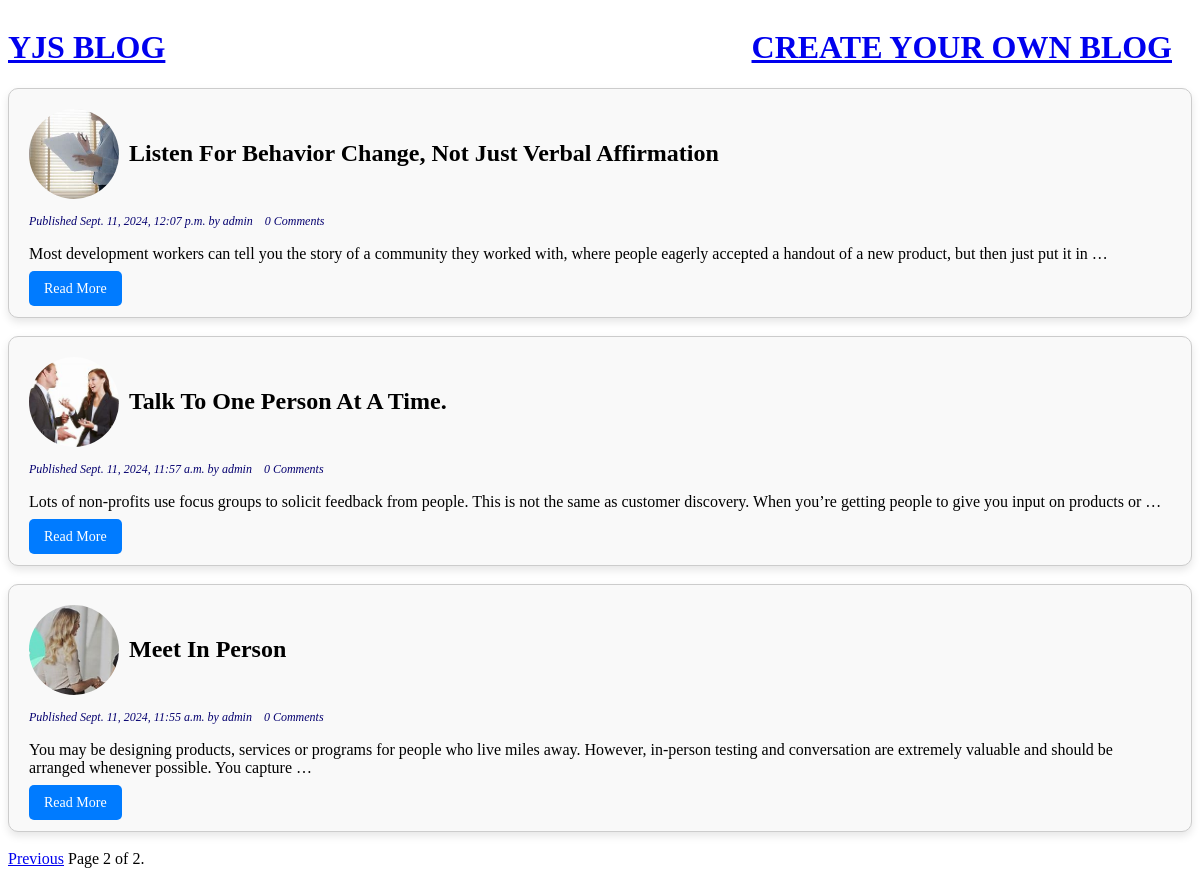
Screenshot of /?page=2 with the database file from the repository.
### blog/models.py (models this page shows, shortened)
class Post(models.Model):
    class Status(models.TextChoices):
        DRAFT='DF','Draft'
        PUBLISHED='PB','Published'
    title=models.CharField(max_length=200)
    slug=models.CharField(max_length=200,unique_for_date='publish')
    body=models.TextField()
    author = models.CharField(max_length=80)
    email = models.EmailField()
    publish=models.DateTimeField(default=timezone.now)
    created=models.DateTimeField(auto_now_add=True)
    updated=models.DateTimeField(auto_now=True)
    status=models.CharField(max_length=2,choices=Status.choices,default=Status.DRAFT)
    image = models.ImageField(upload_to='products/')
    objects = models.Manager() # The default manager.
    published = PublishedManager()
    class Meta:
        ordering=['-publish']
        indexes=[models.Index(fields=['-publish']),]
    def get_absolute_url(self):
        return reverse("blog:post_detail",args=[self.publish.year,
                                                self.publish.month,
                                                self.publish.day,
                                                self.slug])

### blog/views.py (the view)
# urls.py: path('', views.PostListView.as_view(), name='post_list'),
class PostListView(ListView):
    queryset = Post.published.all()
    context_object_name = 'posts'
    paginate_by = 3
    template_name = 'blog/post/list.html'

### blog/templates/blog/post/list.html (shortened to what this page needs)
{% extends "blog/base.html" %}
{% block content %}
  <div class="blog-list">
  {% for post in posts %}
   <div class="blog-card">
      <div class="blog-content">
          <div class="blog-header">
            <img src="{{ post.image.url }}" alt="Blog Image" class="blog-image">
            <h2>{{ post.title|title }}</h2>
          </div>
          <p class="date">
            Published {{ post.publish }} by {{post.author}}&nbsp;&nbsp;&nbsp;
            {% with post.comments.count as total_comments %}
              {{ total_comments }} Comment{{ total_comments|pluralize }}
            {% endwith %}
          </p>
          {{ post.body|truncatewords:30|linebreaks }}
          <a href="{{ post.get_absolute_url }}" class="read-more">Read More</a>
      </div>
   </div>
  {% endfor %}
  </div>
   {% include "pagination.html" with page=page_obj %}
{% endblock %}

### blog/static/css/blog.css (style rules this page uses)
.blog-header { display: flex; align-items: center; justify-content: flex-start; gap: 10px; margin-bottom: 15px; flex-direction: row; }
.blog-header img { border-radius: 50%; object-fit: cover; flex-shrink: 0; width: 50px; height: 50px; }
.blog-header img.blog-image { border-radius: 50%; object-fit: cover; flex-shrink: 0; width: 90px; height: 90px; }
.blog-header h2 { margin: 0; font-size: 1.5em; white-space: nowrap; overflow: hidden; text-overflow: ellipsis; }
.blog-card { display: flex; flex-direction: column; border: 1px solid #ccc; padding: 20px; border-radius: 10px; box-shadow: 0 4px 8px rgba(0, 0, 0, 0.1); background-color: #f9f9f9; }
p.date { color: #060270; font-family: georgia, serif; font-size: 12px; font-style: italic; }
.read-more { align-self: flex-start; padding: 10px 15px; background-color: #007bff; color: #fff; text-decoration: none; border-radius: 5px; font-size: 14px; }

### rows the page displays
Post: image (picture), title "Listen For Behavior Change, Not Just Verbal Affirmation", publish "Sept. 11, 2024, 12:07 p.m.", author "admin", comments.count "0", body "Most development workers can tell you the story of a community they worked with, where people eagerly accepted a handout of a new product, but then just put it in …"
Post: image (picture), title "Talk To One Person At A Time.", publish "Sept. 11, 2024, 11:57 a.m.", author "admin", comments.count "0", body "Lots of non-profits use focus groups to solicit feedback from people. This is not the same as customer discovery. When you’re getting people to give you input on products or …"
Post: image (picture), title "Meet In Person", publish "Sept. 11, 2024, 11:55 a.m.", author "admin", comments.count "0", body "You may be designing products, services or programs for people who live miles away. However, in-person testing and conversation are extremely valuable and should be arranged whenever possible. You capture …"

### other values shown
{{ page.number }} "2"
{{ page.paginator.num_pages }} "2"
